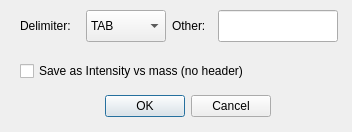
<?xml version="1.0" encoding="UTF-8"?>
<ui version="4.0">
 <class>Dialog</class>
 <widget class="QDialog" name="Dialog">
  <property name="geometry">
   <rect>
    <x>0</x>
    <y>0</y>
    <width>352</width>
    <height>132</height>
   </rect>
  </property>
  <property name="windowTitle">
   <string>Dialog</string>
  </property>
  <property name="windowIcon">
   <iconset>
    <normaloff>icon.png</normaloff>icon.png</iconset>
  </property>
  <widget class="QDialogButtonBox" name="buttonBox">
   <property name="geometry">
    <rect>
     <x>-70</x>
     <y>90</y>
     <width>341</width>
     <height>32</height>
    </rect>
   </property>
   <property name="orientation">
    <enum>Qt::Horizontal</enum>
   </property>
   <property name="standardButtons">
    <set>QDialogButtonBox::Cancel|QDialogButtonBox::Ok</set>
   </property>
  </widget>
  <widget class="QLabel" name="label_2">
   <property name="geometry">
    <rect>
     <x>172</x>
     <y>10</y>
     <width>40</width>
     <height>32</height>
    </rect>
   </property>
   <property name="text">
    <string>Other:</string>
   </property>
  </widget>
  <widget class="QLineEdit" name="lineEdit">
   <property name="geometry">
    <rect>
     <x>218</x>
     <y>10</y>
     <width>120</width>
     <height>32</height>
    </rect>
   </property>
   <property name="minimumSize">
    <size>
     <width>40</width>
     <height>0</height>
    </size>
   </property>
   <property name="whatsThis">
    <string/>
   </property>
   <property name="accessibleDescription">
    <string/>
   </property>
   <property name="inputMask">
    <string/>
   </property>
   <property name="text">
    <string/>
   </property>
   <property name="placeholderText">
    <string comment="specify" extracomment="specify delimiter"/>
   </property>
   <property name="clearButtonEnabled">
    <bool>false</bool>
   </property>
  </widget>
  <widget class="QComboBox" name="comboBox">
   <property name="geometry">
    <rect>
     <x>86</x>
     <y>10</y>
     <width>80</width>
     <height>32</height>
    </rect>
   </property>
   <property name="minimumSize">
    <size>
     <width>80</width>
     <height>0</height>
    </size>
   </property>
   <item>
    <property name="text">
     <string>TAB</string>
    </property>
   </item>
   <item>
    <property name="text">
     <string>Space</string>
    </property>
   </item>
   <item>
    <property name="text">
     <string>,</string>
    </property>
   </item>
   <item>
    <property name="text">
     <string>|</string>
    </property>
   </item>
   <item>
    <property name="text">
     <string>Other</string>
    </property>
   </item>
  </widget>
  <widget class="QLabel" name="label">
   <property name="geometry">
    <rect>
     <x>20</x>
     <y>10</y>
     <width>60</width>
     <height>32</height>
    </rect>
   </property>
   <property name="text">
    <string>Delimiter:</string>
   </property>
  </widget>
  <widget class="QCheckBox" name="checkBox">
   <property name="geometry">
    <rect>
     <x>20</x>
     <y>60</y>
     <width>271</width>
     <height>22</height>
    </rect>
   </property>
   <property name="text">
    <string>Save as Intensity vs mass (no header)</string>
   </property>
  </widget>
 </widget>
 <resources/>
 <connections>
  <connection>
   <sender>buttonBox</sender>
   <signal>accepted()</signal>
   <receiver>Dialog</receiver>
   <slot>accept()</slot>
   <hints>
    <hint type="sourcelabel">
     <x>248</x>
     <y>254</y>
    </hint>
    <hint type="destinationlabel">
     <x>157</x>
     <y>274</y>
    </hint>
   </hints>
  </connection>
  <connection>
   <sender>buttonBox</sender>
   <signal>rejected()</signal>
   <receiver>Dialog</receiver>
   <slot>reject()</slot>
   <hints>
    <hint type="sourcelabel">
     <x>316</x>
     <y>260</y>
    </hint>
    <hint type="destinationlabel">
     <x>286</x>
     <y>274</y>
    </hint>
   </hints>
  </connection>
 </connections>
</ui>
